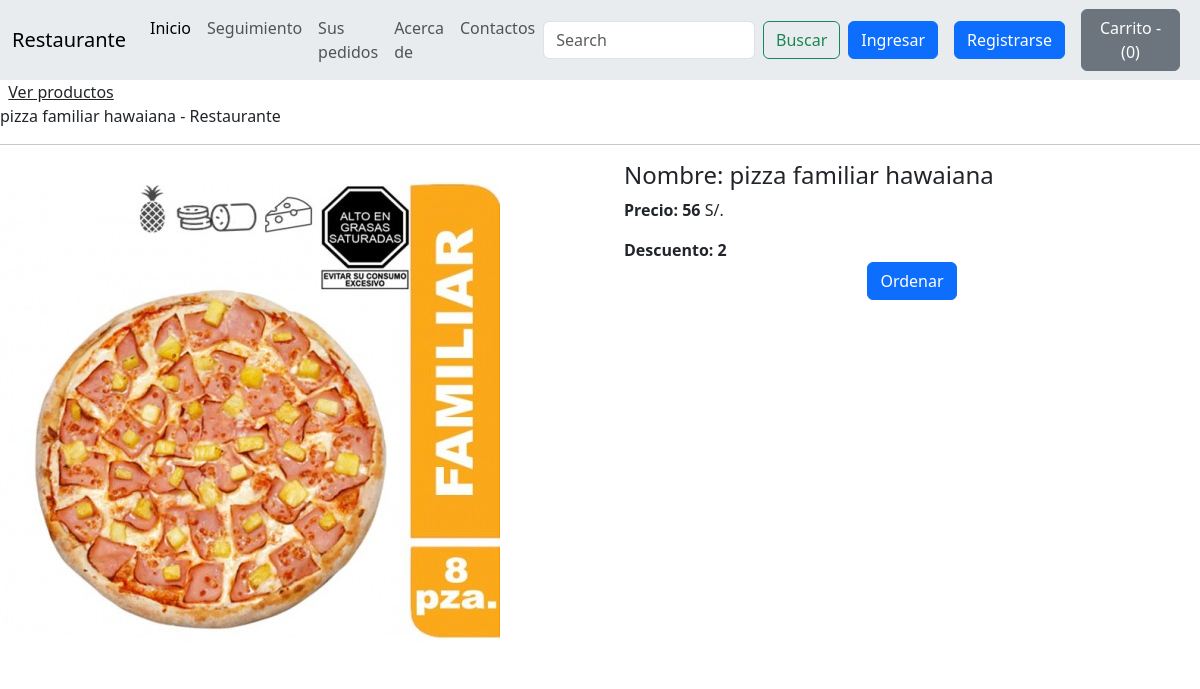
The page /tienda/verProducto/8 on the database its author committed.
### tienda/models.py (models this page shows, shortened)
class Producto(models.Model):
    id = models.AutoField
    p_nombre = models.CharField(max_length=50)
    categoria = models.CharField(max_length=50, default="")
    subcategoria = models.CharField(max_length=50, default="")
    precio = models.IntegerField(default=0)
    descuento = models.CharField(max_length=200)
    publicacion = models.DateField()
    imagen = models.ImageField(upload_to="", default="")

### tienda/views.py (the view)
# urls.py: path('verProducto/<int:myid>', views.verProducto, name='verProducto'),
def verProducto(re, myid):
    pr = Producto.objects.filter(id=myid)
    return render(re, 'tienda/verP.html', {'producto': pr[0]})

### tienda/templates/tienda/verP.html (shortened to what this page needs)
{% extends 'tienda/basico.html' %}
{% block body %}
<div classs="container">&nbsp;
    <a href="/tienda" class="active text-dark">
        <span>Ver productos</span>
    </a>
</div>
{% block title %} {{producto.p_nombre}} - Restaurante {% endblock  %}
<hr>
<div class="mb-5" id="co">
    <div class="row g-5">
        <div class="col-md-6">
            <img src="/images/{{producto.imagen}}" >
        </div>
        <div class="col-md-6">
            <h4>Nombre: {{producto.p_nombre}}</h4>
            <p><b>Precio: {{producto.precio}}</b> S/.</p>
            <b>Descuento: {{producto.descuento}}</b>
            <div class="row">
                <center>
                <a class="btn btn-primary" href='/tienda/buscar/?buscar={{producto.p_nombre}}'>Ordenar</a>
                </center>
            </div>
        </div>
    </div>
</div>
{% endblock  %}

### rows shown on the page
Producto: p_nombre "pizza familiar hawaiana", imagen (picture), precio "56", descuento "2"
